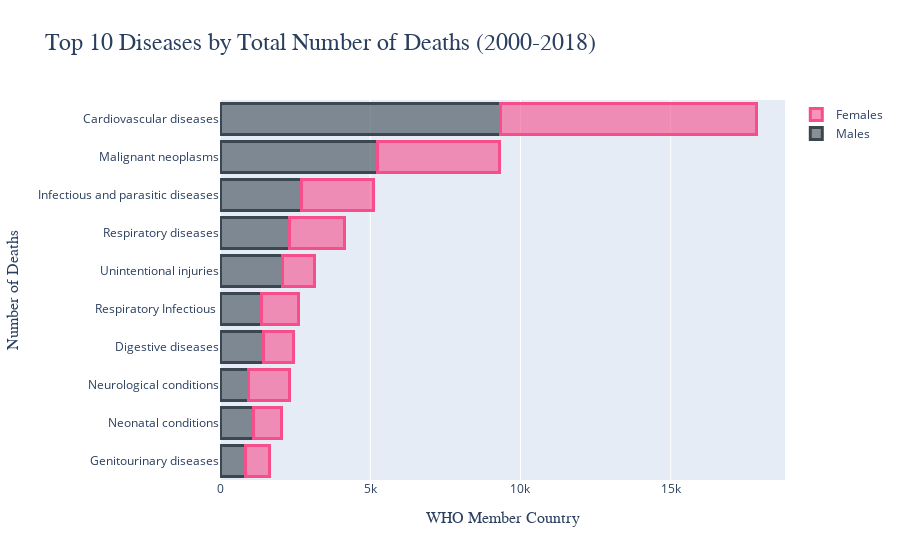

This figure's notebook cell:
### Code cell
import plotly.graph_objects as go

fig = go.Figure()
fig.add_trace(go.Bar(
    y=top10_causes,
    x=males_data_df.sum()[top10_causes].values,
    name='Males',
    orientation='h',
    marker=dict(
        color='rgba(58, 71, 80, 0.6)',
        line=dict(color='rgba(58, 71, 80, 1.0)', width=3)
    )
))
fig.add_trace(go.Bar(
    y=top10_causes,
    x=females_data_df.sum()[top10_causes].values,
    name='Females',
    orientation='h',
    marker=dict(
        color='rgba(246, 78, 139, 0.6)',
        line=dict(color='rgba(246, 78, 139, 1.0)', width=3)
    )
))


fig.update_yaxes(
    title=dict(
        text="Number of Deaths",
        font=dict(
            size=16,
            family="Arial"
        )
    )
)

fig.update_xaxes(
    title_font_family="Arial",
    title=dict(
        text="WHO Member Country",
        font=dict(
            size=16,
            family="Arial"
        )
    )
)

fig.update_layout(
    barmode='stack',
    title=dict(
        text="Top 10 Diseases by Total Number of Deaths (2000-2018)",
        font=dict(
            family="Arial",
            size=24,
#             color="RebeccaPurple"
        )
    ),
    yaxis=dict(
        autorange="reversed"
    )
)

fig.show()

### Figure 1 — Plotly figure (JSON) as saved in the notebook; plotly's stock layout.template omitted (floating-point values rounded to 4 significant figures)
{"data": [{"marker": {"color": "rgba(58, 71, 80, 0.6)", "line": {"color": "rgba(58, 71, 80, 1.0)", "width": 3}}, "name": "Males", "orientation": "h", "type": "bar", "x": [9323.0, 5243.0, 2722.0, 2320.0, 2091.0, 1377.0, 1461.0, 945.7, 1130.0, 849.8], "y": ["Cardiovascular diseases", "Malignant neoplasms", "Infectious and parasitic diseases", "Respiratory diseases", "Unintentional injuries", "Respiratory Infectious ", "Digestive diseases", "Neurological conditions", "Neonatal conditions", "Genitourinary diseases"]}, {"marker": {"color": "rgba(246, 78, 139, 0.6)", "line": {"color": "rgba(246, 78, 139, 1.0)", "width": 3}}, "name": "Females", "orientation": "h", "type": "bar", "x": [8541.0, 4054.0, 2379.0, 1817.0, 1068.0, 1227.0, 993.7, 1354.0, 907.1, 792.0], "y": ["Cardiovascular diseases", "Malignant neoplasms", "Infectious and parasitic diseases", "Respiratory diseases", "Unintentional injuries", "Respiratory Infectious ", "Digestive diseases", "Neurological conditions", "Neonatal conditions", "Genitourinary diseases"]}], "layout": {"barmode": "stack", "title": {"font": {"family": "Arial", "size": 24}, "text": "Top 10 Diseases by Total Number of Deaths (2000-2018)"}, "xaxis": {"title": {"font": {"family": "Arial", "size": 16}, "text": "WHO Member Country"}}, "yaxis": {"autorange": "reversed", "title": {"font": {"family": "Arial", "size": 16}, "text": "Number of Deaths"}}}}
